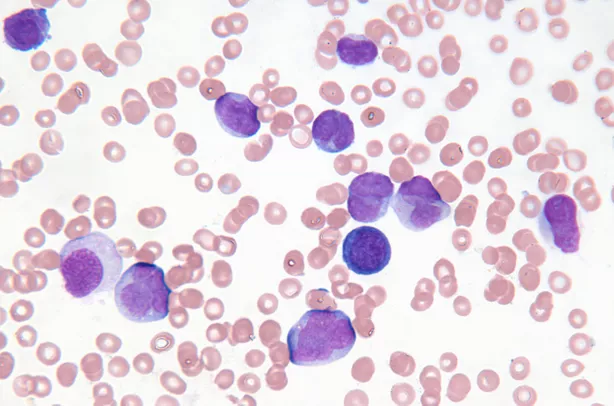
#> input picture resources/cancerCells.jpeg, 614 x 406 px
$ python main.py
#> lines starting #> are read from the running program, lines starting #| are printed output that depends on the picture; after the words box and inside, x2 and y2 are one past the last pixel; in counts of white or black regions, pixels touching at a corner belong together
'''

Notes :

- Pick up an image with abnormal cells [DONE]
- Make a CV algorithm to count the number of cells [DONE]
- Make a CV algorithm to count the number of abnormal cells [DONE]
- Document algorithm flowcharts [DONE]
- Prepare a prototype [DONE]

'''

# library imports
import cv2
import numpy as np

# image import
img = cv2.imread('resources/cancerCells.jpeg')
#> img is the input picture: shape (406, 614, 3); mean B, G, R 225.3, 214.8, 229.6

# algorithm for cell counting
imgHSV = cv2.cvtColor(img, cv2.COLOR_BGR2HSV)  # conversion to HSV from BGR
#> imgHSV: shape (406, 614, 3); mean H, S, V 104.4, 26.6, 235.1

# color filtering
lower = np.array([0, 0, 0])  # minimum range array
upper = np.array([179, 255, 225])  # maximum range array
mask = cv2.inRange(imgHSV, lower, upper)  # filtering out colours from HSV image
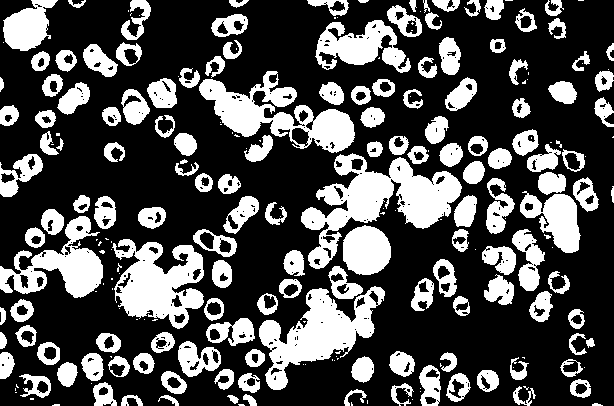
#> mask: shape (406, 614); 31% white; 232 white regions (85 under 20 px), largest, box (x1, y1, x2, y2) and area: (301, 153, 462, 269) 7025, (259, 286, 385, 390) 5311, (199, 71, 355, 153) 5045

# cell counting from original image
imgCenters = cv2.imread('resources/cancerCells.jpeg')
ret, thresh = cv2.threshold(mask, 254, 255, 0)
eroded = cv2.erode(thresh, None, iterations=1)
#> eroded: shape (406, 614); 20.4% white; 351 white regions (160 under 20 px), largest, box (x1, y1, x2, y2) and area: (269, 289, 375, 369) 3501, (116, 243, 203, 328) 3494, (390, 159, 461, 227) 2433
dilated = cv2.dilate(eroded, None, iterations=1)
#> dilated: shape (406, 614); 29.5% white; 238 white regions (43 under 20 px)

contours, hierarchy = cv2.findContours(dilated, cv2.RETR_TREE, cv2.CHAIN_APPROX_SIMPLE)
#> contours = 375 contours, 147 with area under 20; largest, box (x1, y1, x2, y2) and area: (301, 154, 462, 231) 6082, (259, 287, 385, 370) 4594, (115, 242, 204, 329) 4234, (0, 248, 103, 298) 2702, (199, 71, 297, 137) 2558
countCells = 0

for c in contours:

    area = cv2.contourArea(c)
    M = cv2.moments(c)
    if M["m00"] != 0:
        cX = int(M["m10"] / M["m00"])
        cY = int(M["m01"] / M["m00"])
    else:
        cX, cY = 0, 0

    # print(area)
    if (area > 10) and (area < 7000): # filtering for reasonably sized cells
        x, y, w, h = cv2.boundingRect(c)
        imageFrame = cv2.rectangle(imgCenters, (x, y), (x + w, y + h), (0, 255, 0), 2)
        cv2.circle(imgCenters, (cX, cY), 3, (0, 255, 255), -1)
        countCells += 1
#> this loop made 375 passes
#> (area, cX, cY, x, y, w, h) on passes 6, 7, 8, 9, 10, 11, 13, 16, 18, 20, 21, 23: (26, 346, 401, 344, 397, 6, 9), (74, 249, 399, 243, 395, 14, 11), (40, 233, 398, 229, 395, 9, 8), (51, 171, 399, 164, 395, 15, 11), (88.5, 130, 399, 121, 395, 22, 11), (41, 516, 398, 513, 394, 9, 10), (53, 452, 397, 447, 393, 14, 9), (24, 360, 392, 354, 390, 12, 8), (60, 393, 394, 391, 386, 7, 17), (27, 405, 385, 401, 384, 10, 5), (371, 103, 394, 93, 383, 24, 23), (69.5, 102, 390, 98, 386, 11, 10)
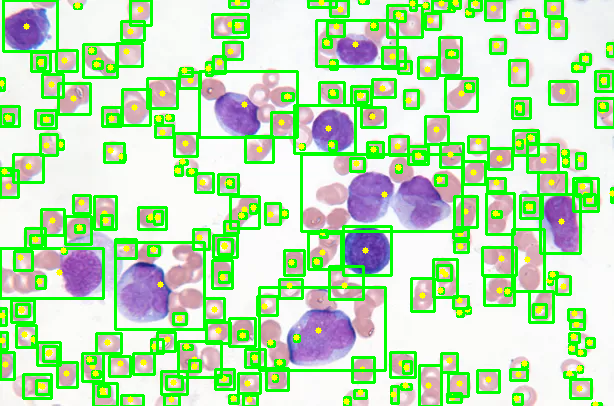
#> imgCenters: shape (406, 614, 3); mean B, G, R 176.1, 224.6, 184.5
#> after the loop, countCells = 265

cv2.putText(imgCenters,'Total cell count : {}'.format(countCells), (5, 30), cv2.FONT_HERSHEY_SIMPLEX, 0.75, (0, 0, 255), 2, 2)
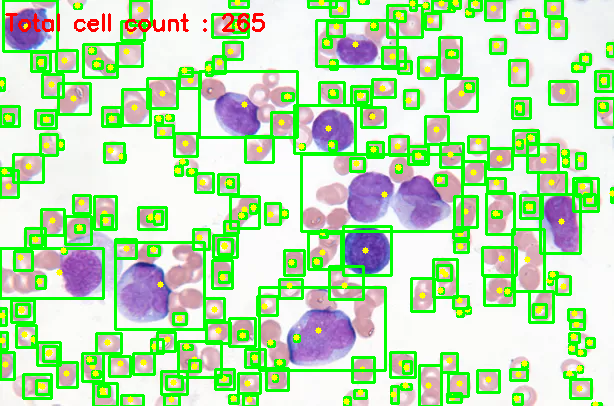
#> imgCenters: shape (406, 614, 3); 0.61% of pixels changed, all inside (x1, y1, x2, y2) = (5, 13, 265, 32)

# algorithm for abnormal cell counting
imgHSV = cv2.cvtColor(img, cv2.COLOR_BGR2HSV)  # conversion to HSV from BGR

# color filtering
lower = np.array([115 , 69 , 107])  # minimum range array
upper = np.array([145 , 192 , 255])  # maximum range array
mask = cv2.inRange(imgHSV, lower, upper)  # filtering out colours from HSV image
#> mask: shape (406, 614); 7% white; 20 white regions (9 under 20 px), largest, box (x1, y1, x2, y2) and area: (287, 307, 356, 364) 2653, (120, 262, 171, 319) 1972, (342, 226, 391, 273) 1790

imgCentersAbnormal = cv2.imread('resources/cancerCells.jpeg')
ret, thresh = cv2.threshold(mask, 254, 255, 0)
eroded = cv2.erode(thresh, None, iterations=1)
#> eroded: shape (406, 614); 6.1% white; 11 white regions, largest, box (x1, y1, x2, y2) and area: (288, 309, 355, 362) 2333, (122, 263, 168, 317) 1675, (343, 227, 390, 271) 1589
dilated = cv2.dilate(eroded, None, iterations=1)
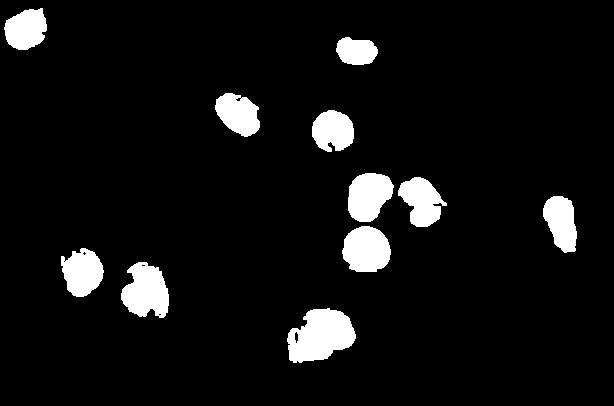
#> dilated: shape (406, 614); 7% white; 11 white regions

contours, hierarchy = cv2.findContours(dilated, cv2.RETR_TREE, cv2.CHAIN_APPROX_SIMPLE)
#> contours = 17 contours, 5 with area under 20; largest, box (x1, y1, x2, y2) and area: (287, 308, 356, 363) 2552, (121, 262, 169, 318) 1848, (342, 226, 391, 272) 1706, (348, 173, 394, 222) 1622, (61, 248, 104, 297) 1426
countAbnormalCells = 0

for c in contours:

    area = cv2.contourArea(c)
    M = cv2.moments(c)
    if M["m00"] != 0:
        cX = int(M["m10"] / M["m00"])
        cY = int(M["m01"] / M["m00"])
    else:
        cX, cY = 0, 0

    # print(area)
    if (area > 50) and (area < 7000): # filtering for reasonably sized cells
        x, y, w, h = cv2.boundingRect(c)
        imageFrame = cv2.rectangle(imgCentersAbnormal, (x, y), (x + w, y + h), (0, 255, 0), 2)
        cv2.circle(imgCentersAbnormal, (cX, cY), 3, (0, 255, 255), -1)
        countAbnormalCells += 1
#> this loop made 17 passes
#> (area, cX, cY, x, y, w, h, countAbnormalCells) on passes 1, 3: (2552, 320, 335, 287, 308, 69, 55, 1), (1847.5, 145, 290, 121, 262, 48, 56, 2)
#> (area, cX, cY) on pass 2: (36, 296, 336)
#> pass 3, `imageFrame = cv2.rectangle(imgCentersAbnormal, (x, y), (x + w, y + h),..`:
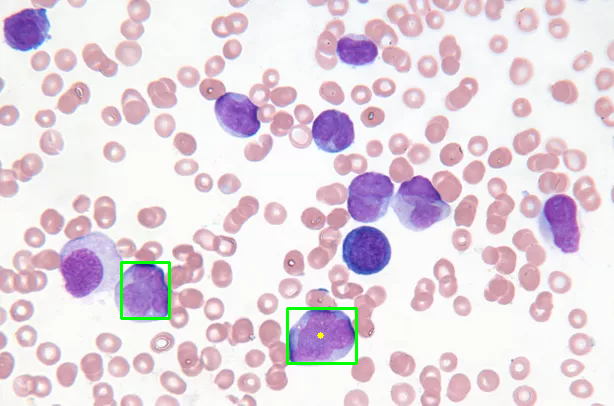
#> imageFrame: shape (406, 614, 3); mean B, G, R 224.1, 215.1, 228.5
#> after the loop:
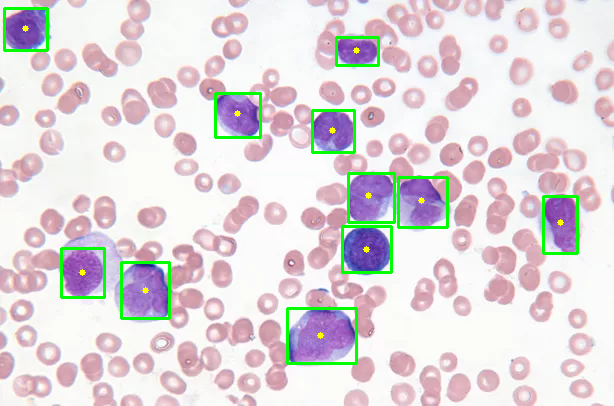
#> imgCentersAbnormal: shape (406, 614, 3); 2.58% of pixels changed, all inside (x1, y1, x2, y2) = (3, 7, 579, 365)

cv2.putText(imgCentersAbnormal,'Abnormal cell count : {}'.format(countAbnormalCells), (300, 20), cv2.FONT_HERSHEY_SIMPLEX, 0.75, (0, 0, 255), 2, 2)
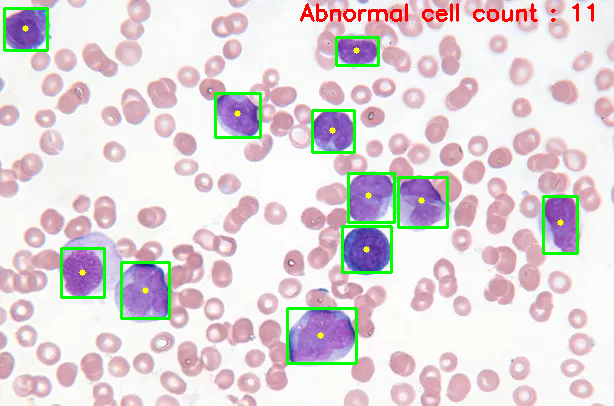
#> imgCentersAbnormal: shape (406, 614, 3); 0.65% of pixels changed, all inside (x1, y1, x2, y2) = (300, 3, 594, 22)


# result display
cv2.imshow('OG image', img)
cv2.imshow('Cell count', imgCenters)
cv2.imshow('Abnormal cell count', imgCentersAbnormal)
print(countCells)
#| 265
cv2.waitKey(0)
